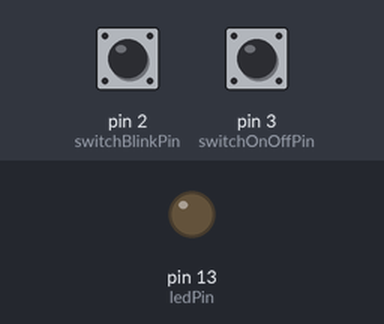
Recording of a sketch running on a simulated Arduino Uno, built with avr-gcc and run on an emulated ATmega328P. Shown: output pins drawn as LEDs (lit = HIGH). Dashed ring = blinking. The test bench sets the inputs (shaded band); at power-on: pin 2 (switchBlinkPin) HIGH, pin 3 (switchOnOffPin) HIGH.

Above: at 1.2 s.
1.3 s: pin 2 (switchBlinkPin) pulled LOW for 0.15 s
At 1.9 s:
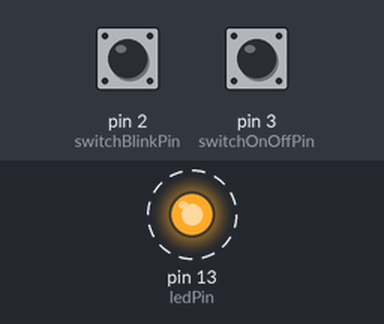
Timing chart, 0 to 10.4 s (numbered marks = the images above; inputs shaded):
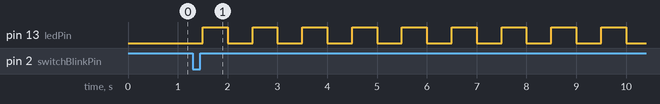

Measured:
- after the input at 1.3 s, pin 13 (ledPin): alternates HIGH for 0.50 s and LOW for 0.50 s, starting after 0.20 s

The sketch:

Prak_MCU_5_LEDBergantianDenganWaktuPenundaan.ino
```cpp
const int ledPin = 13;
const int switchBlinkPin = 2;
const int switchOnOffPin = 3;
bool isBlinking = false;

void setup() {
  pinMode(ledPin, OUTPUT);
  pinMode(switchBlinkPin, INPUT_PULLUP);
  pinMode(switchOnOffPin, INPUT_PULLUP);
}

void loop() {
  int switchBlinkState = digitalRead(switchBlinkPin);
  int switchOnOffState = digitalRead(switchOnOffPin);

  if (switchBlinkState == LOW) {
    isBlinking = !isBlinking;
    delay(200);
  }
  while (isBlinking) {
    digitalWrite(ledPin, HIGH);
    delay(500);
    digitalWrite(ledPin, LOW);
    delay(500);
    switchBlinkState = digitalRead(switchBlinkPin);

    if (switchBlinkState == LOW) {
      isBlinking = false;
      delay(200);
    }
  }
  if (switchOnOffState == LOW) {
    digitalWrite(ledPin, HIGH);
  } else {
    digitalWrite(ledPin, LOW);
  }
}
```
